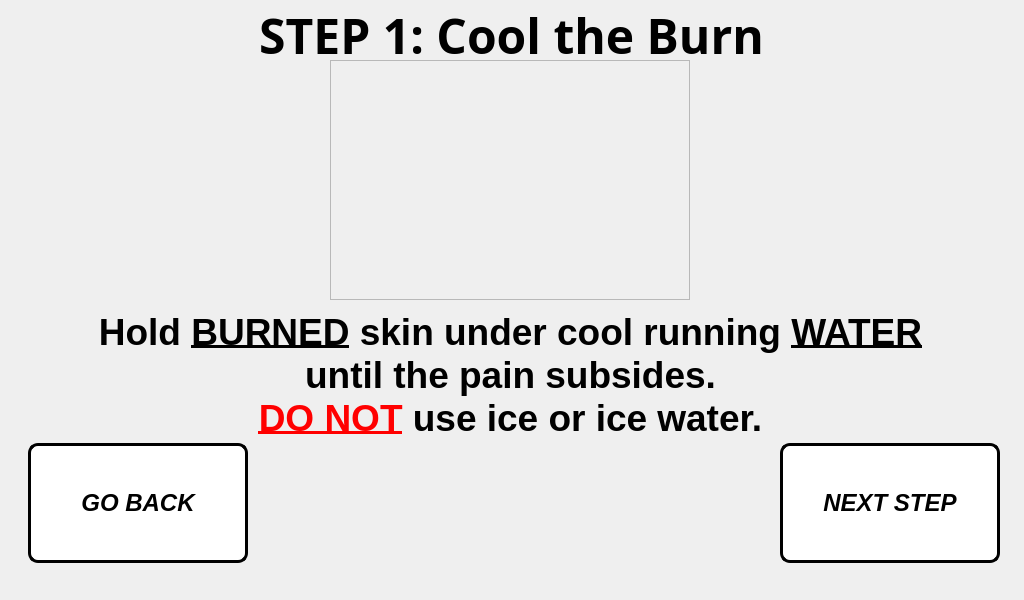
<?xml version="1.0" encoding="UTF-8"?>
<ui version="4.0">
 <class>step_1_window</class>
 <widget class="QMainWindow" name="step_1_window">
  <property name="geometry">
   <rect>
    <x>0</x>
    <y>0</y>
    <width>1024</width>
    <height>600</height>
   </rect>
  </property>
  <property name="minimumSize">
   <size>
    <width>1024</width>
    <height>600</height>
   </size>
  </property>
  <property name="maximumSize">
   <size>
    <width>1024</width>
    <height>600</height>
   </size>
  </property>
  <property name="windowTitle">
   <string>Step 1 Procedure</string>
  </property>
  <widget class="QWidget" name="centralwidget">
   <widget class="QLabel" name="title_step">
    <property name="geometry">
     <rect>
      <x>6</x>
      <y>0</y>
      <width>1011</width>
      <height>71</height>
     </rect>
    </property>
    <property name="font">
     <font>
      <family>Unispace</family>
      <pointsize>18</pointsize>
      <weight>75</weight>
      <bold>true</bold>
     </font>
    </property>
    <property name="text">
     <string>&lt;html&gt;&lt;head/&gt;&lt;body&gt;&lt;p align=&quot;center&quot;&gt;&lt;span style=&quot; font-size:36pt;&quot;&gt;STEP 1: Cool the Burn&lt;/span&gt;&lt;/p&gt;&lt;/body&gt;&lt;/html&gt;</string>
    </property>
    <property name="alignment">
     <set>Qt::AlignCenter</set>
    </property>
   </widget>
   <widget class="QLabel" name="text_steps">
    <property name="geometry">
     <rect>
      <x>20</x>
      <y>290</y>
      <width>981</width>
      <height>171</height>
     </rect>
    </property>
    <property name="font">
     <font>
      <pointsize>14</pointsize>
      <weight>75</weight>
      <bold>true</bold>
     </font>
    </property>
    <property name="text">
     <string>&lt;html&gt;&lt;head/&gt;&lt;body&gt;&lt;p align=&quot;center&quot;&gt;&lt;span style=&quot; font-family:'Calibri'; font-size:28pt; color:#000000;&quot;&gt;Hold &lt;/span&gt;&lt;span style=&quot; font-family:'Calibri'; font-size:28pt; text-decoration: underline; color:#000000;&quot;&gt;BURNED&lt;/span&gt;&lt;span style=&quot; font-family:'Calibri'; font-size:28pt; color:#000000;&quot;&gt; skin under cool running &lt;/span&gt;&lt;span style=&quot; font-family:'Calibri'; font-size:28pt; text-decoration: underline; color:#000000;&quot;&gt;WATER&lt;br/&gt;&lt;/span&gt;&lt;span style=&quot; font-family:'Calibri'; font-size:28pt; color:#000000;&quot;&gt;until the pain subsides.&lt;/span&gt;&lt;span style=&quot; font-size:28pt;&quot;&gt;&lt;br/&gt;&lt;/span&gt;&lt;span style=&quot; font-family:'Calibri'; font-size:28pt; font-weight:600; text-decoration: underline; color:#ff0000;&quot;&gt;DO NOT&lt;/span&gt;&lt;span style=&quot; font-family:'Calibri'; font-size:28pt; color:#000000;&quot;&gt; use ice or ice water.&lt;/span&gt;&lt;/p&gt;&lt;/body&gt;&lt;/html&gt;</string>
    </property>
   </widget>
   <widget class="QLabel" name="gif_player_label">
    <property name="geometry">
     <rect>
      <x>330</x>
      <y>60</y>
      <width>360</width>
      <height>240</height>
     </rect>
    </property>
    <property name="minimumSize">
     <size>
      <width>360</width>
      <height>240</height>
     </size>
    </property>
    <property name="maximumSize">
     <size>
      <width>360</width>
      <height>240</height>
     </size>
    </property>
    <property name="font">
     <font>
      <family>Unispace</family>
      <pointsize>16</pointsize>
      <weight>75</weight>
      <bold>true</bold>
     </font>
    </property>
    <property name="frameShape">
     <enum>QFrame::StyledPanel</enum>
    </property>
    <property name="lineWidth">
     <number>1</number>
    </property>
    <property name="text">
     <string/>
    </property>
    <property name="alignment">
     <set>Qt::AlignCenter</set>
    </property>
   </widget>
   <widget class="QPushButton" name="next_step_button">
    <property name="geometry">
     <rect>
      <x>780</x>
      <y>443</y>
      <width>220</width>
      <height>120</height>
     </rect>
    </property>
    <property name="minimumSize">
     <size>
      <width>220</width>
      <height>120</height>
     </size>
    </property>
    <property name="maximumSize">
     <size>
      <width>220</width>
      <height>120</height>
     </size>
    </property>
    <property name="font">
     <font>
      <pointsize>18</pointsize>
      <weight>75</weight>
      <italic>true</italic>
      <bold>true</bold>
     </font>
    </property>
    <property name="cursor">
     <cursorShape>PointingHandCursor</cursorShape>
    </property>
    <property name="styleSheet">
     <string notr="true">QPushButton:hover:!pressed
{
  background-color: rgb(195,30,60);
}

QPushButton
{
  background-color: white;
color: black;
border-style: outset;
border-width: 3px;
border-radius:10px;
border-color: black;
}</string>
    </property>
    <property name="text">
     <string>NEXT STEP</string>
    </property>
   </widget>
   <widget class="QPushButton" name="go_back_injury_type">
    <property name="geometry">
     <rect>
      <x>28</x>
      <y>443</y>
      <width>220</width>
      <height>120</height>
     </rect>
    </property>
    <property name="minimumSize">
     <size>
      <width>220</width>
      <height>120</height>
     </size>
    </property>
    <property name="maximumSize">
     <size>
      <width>220</width>
      <height>120</height>
     </size>
    </property>
    <property name="font">
     <font>
      <pointsize>18</pointsize>
      <weight>75</weight>
      <italic>true</italic>
      <bold>true</bold>
     </font>
    </property>
    <property name="styleSheet">
     <string notr="true">QPushButton:hover:!pressed
{
  background-color: rgb(195,30,60);
}

QPushButton
{
  background-color: white;
color: black;
border-style: outset;
border-width: 3px;
border-radius:10px;
border-color: black;
}</string>
    </property>
    <property name="text">
     <string>GO BACK</string>
    </property>
   </widget>
   <widget class="QLabel" name="label">
    <property name="geometry">
     <rect>
      <x>0</x>
      <y>0</y>
      <width>1024</width>
      <height>600</height>
     </rect>
    </property>
    <property name="minimumSize">
     <size>
      <width>1024</width>
      <height>600</height>
     </size>
    </property>
    <property name="maximumSize">
     <size>
      <width>1024</width>
      <height>600</height>
     </size>
    </property>
    <property name="text">
     <string/>
    </property>
    <property name="pixmap">
     <pixmap>../pictures/program_pictures/main_wallpaper.png</pixmap>
    </property>
   </widget>
   <zorder>label</zorder>
   <zorder>text_steps</zorder>
   <zorder>title_step</zorder>
   <zorder>gif_player_label</zorder>
   <zorder>go_back_injury_type</zorder>
   <zorder>next_step_button</zorder>
  </widget>
 </widget>
 <resources/>
 <connections/>
</ui>
